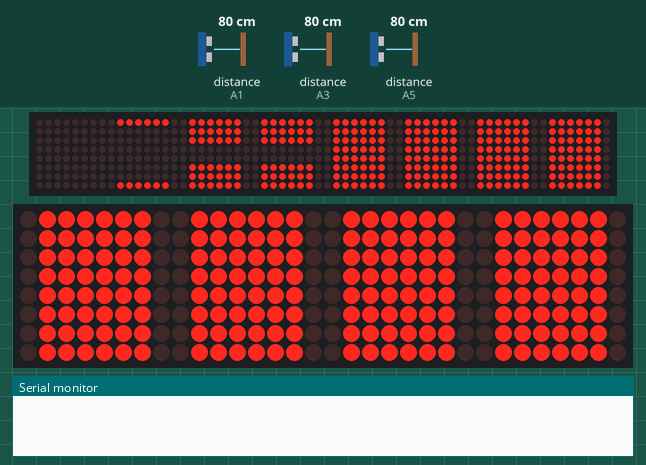
A sketch run on a simulated Arduino Uno, built with avr-gcc and run on an emulated ATmega328P. Parts: 64×8 LED matrix, 32×8 LED matrix, the last lines printed to the serial monitor. Wiring (inferred from the names in the program): 3 × ultrasonic range finder: trigger A0, echo A1 / trigger A2, echo A3 / trigger A4, echo A5. The test bench sets the inputs (shaded band); at power-on: distance to the obstacle (sensors on A1, A3, A5) 80 cm. The echo pulse lasts 58.3 µs per cm.

Above: at 0.95 s.
2.9 s: distance to the obstacle (sensor on A1) set to 54 cm
At 3.98 s:
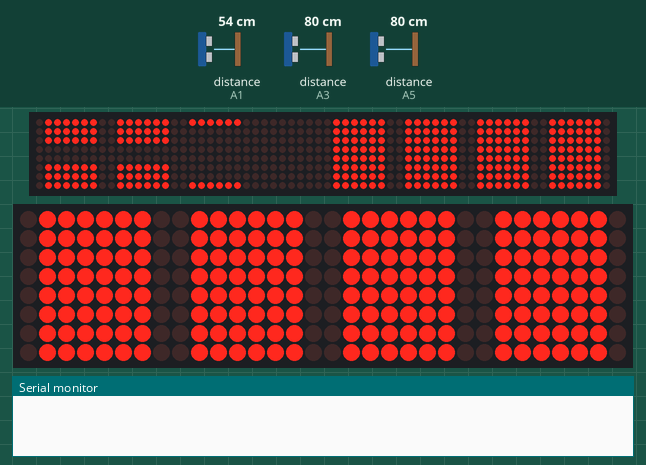
5.6 s: distance to the obstacle (sensor on A1) set to 47 cm
At 6.35 s:
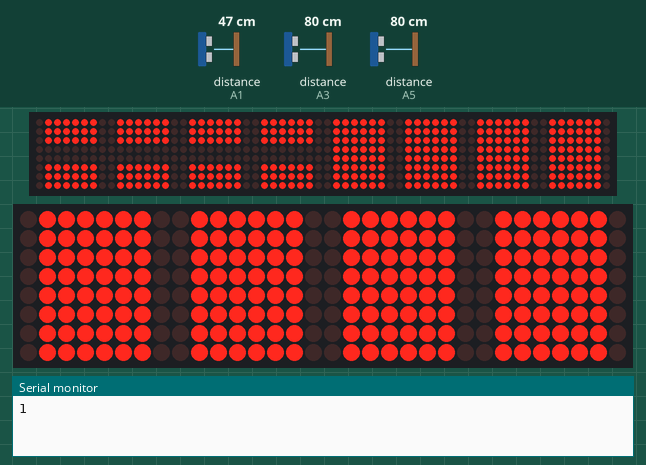
Timing chart, 0 to 8.6 s (numbered marks = the images above; inputs shaded):
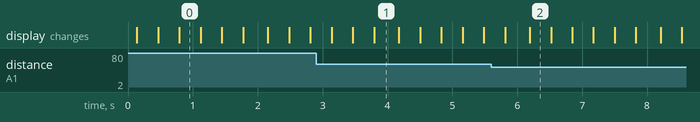

The sketch:

bars_integrated.ino
```cpp
#include "LedControl.h"
LedControl lc = LedControl(13,11,12,8);
LedControl ld = LedControl(10,8,9,4);
const int no_of_ultrasonic = 3;
int trigPin[no_of_ultrasonic] = {A0,A2,A4};
int echoPin[no_of_ultrasonic] = {A1,A3,A5};
int duration[3];
int distance[3];

void setup() {

  Serial.begin (9600);
  for(int i = 0; i < no_of_ultrasonic; i++){
    pinMode(trigPin[i], OUTPUT);
  }
  for(int i = 0; i < no_of_ultrasonic; i++){
    pinMode(echoPin[i], INPUT);
  }

  for (int i = 0; i < 8; ++i) {
  lc.shutdown(i,false);
  // Set the brightness to a medium values
  lc.setIntensity(i, 1);
  // and clear the display
  lc.clearDisplay(i);
  }

  for (int i = 0; i < 8; ++i) {
  ld.shutdown(i,false);
  // Set the brightness to a medium values
  ld.setIntensity(i, 1);
  // and clear the display
  ld.clearDisplay(i);
  }
}

void readsensor(int i){
  int duration1, distance1;
  digitalWrite (trigPin[i], HIGH);
  delayMicroseconds (10);
  digitalWrite (trigPin[i], LOW);
  duration[i] = pulseIn (echoPin[i], HIGH);
  distance[i] = (duration[i]/2) / 29.1;
}

void printsensor(int i){
  Serial.print(i + 1);
  Serial.print(" Sensor: ");
  Serial.print(distance[i]);
  Serial.print("cm    ");
}

void getPosition(){

  if(distance[0] < 50 && distance[1] > 50 && distance[2] > 50){
    Serial.println("1");
  }
  else if((distance[1] < 50 && distance[2] > 50 && distance[0] > 50) || (distance[0] < 50 && distance[1] < 50 && distance[2] < 50)){
    Serial.println("3");
  }
  else if(distance[2] < 50 && distance[1] > 50 && distance[0] > 50){
    Serial.println("5");
  }
  else if(distance[1] < 50 && distance[0] < 50 && distance[2] > 50){
    Serial.println("2");
  }
  else if(distance[1] < 50 && distance[2] < 50 && distance[0] > 50){
    Serial.println("4");
  }
}


byte on = B01111110;

byte h0[] =
{
   B00000000,
   B00000000,
   B00000000,
   B00011000,
   B00011000,
   B00000000,
   B00000000,
   B00000000
};


byte h1[] =
{
   B00000000,
   B00000000,
   B00000000,
   B00000000,
   B00011000,
   B00011000,
   B00000000,
   B00000000
};

byte c[] =
{
   B00000000,
   B00000000,
   B00000000,
   B01100110,
   B01100110,
   B00000000,
   B00000000,
   B00000000
};

byte c0[] =
{
   B00000000,
   B00000000,
   B00000000,
   B01100000,
   B01100110,
   B00000110,
   B00000000,
   B00000000
};

byte c1[] =
{
   B00000000,
   B00000000,
   B00000000,
   B00000110,
   B01100110,
   B01100000,
   B00000000,
   B00000000
};


byte b0[] =
{
   B01111110,
   B01111110,
   B01111110,
   B00000000,
   B00000000,
   B01111110,
   B01111110,
   B01111110
};


byte b1[] =
{
   B01111110,
   B00000000,
   B00000000,
   B00000000,
   B00000000,
   B00000000,
   B00000000,
   B01111110
};

byte b2[] =
{
   B00000000,
   B00000000,
   B00000000,
   B00000000,
   B00000000,
   B00000000,
   B00000000,
   B00000000
};

void loop() {

  /*
   * configurations are changed after every 130ms to produce a moving pattern
   */
    for (int i = 0; i < no_of_ultrasonic; i++){
      readsensor(i);
//      printsensor(i);
    }
//    Serial.println();
    getPosition();
    for (int i = 0; i < 8; i++) {
       lc.setRow(0,i,on);
       lc.setRow(1,i,on);
       lc.setRow(2,i,on);
       lc.setRow(3,i,on);
       ld.setRow(0,i,on);
       ld.setRow(1,i,on);
       ld.setRow(2,i,on);
       ld.setRow(3,i,on);

    }

      for (int i = 0; i < 8; ++i) {
          lc.setRow(7,i,b0[i]);
      }

      for (int i = 0; i < 8; ++i) {
          lc.setRow(6,i,b0[i]);
      }

      for (int i = 0; i < 8; ++i) {
          lc.setRow(5,i,b0[i]);
      }

      for (int i = 0; i < 8; ++i) {
          lc.setRow(4,i,b0[i]);
      }

      delay(300);

      for (int i = 0; i < 8; ++i) {
          lc.setRow(7,i,b1[i]);
      }

      for (int i = 0; i < 8; ++i) {
          lc.setRow(6,i,b0[i]);
      }

      for (int i = 0; i < 8; ++i) {
          lc.setRow(5,i,b0[i]);
      }

      for (int i = 0; i < 8; ++i) {
          lc.setRow(4,i,b0[i]);
      }

      delay(300);

      for (int i = 0; i < 8; ++i) {
          lc.setRow(7,i,b2[i]);
      }

      for (int i = 0; i < 8; ++i) {
          lc.setRow(6,i,b1[i]);
      }

      for (int i = 0; i < 8; ++i) {
          lc.setRow(5,i,b0[i]);
      }

      for (int i = 0; i < 8; ++i) {
          lc.setRow(4,i,b0[i]);
      }

      delay(300);

      for (int i = 0; i < 8; ++i) {
          lc.setRow(7,i,b1[i]);
      }

      for (int i = 0; i < 8; ++i) {
          lc.setRow(6,i,b2[i]);
      }

      for (int i = 0; i < 8; ++i) {
          lc.setRow(5,i,b1[i]);
      }

      for (int i = 0; i < 8; ++i) {
          lc.setRow(4,i,b0[i]);
      }

      delay(300);

      for (int i = 0; i < 8; ++i) {
          lc.setRow(7,i,b0[i]);
      }

      for (int i = 0; i < 8; ++i) {
          lc.setRow(6,i,b1[i]);
      }

      for (int i = 0; i < 8; ++i) {
          lc.setRow(5,i,b2[i]);
      }

      for (int i = 0; i < 8; ++i) {
          lc.setRow(4,i,b1[i]);
      }

      delay(300);

      for (int i = 0; i < 8; ++i) {
          lc.setRow(7,i,b0[i]);
      }

      for (int i = 0; i < 8; ++i) {
          lc.setRow(6,i,b0[i]);
      }

      for (int i = 0; i < 8; ++i) {
          lc.setRow(5,i,b1[i]);
      }

      for (int i = 0; i < 8; ++i) {
          lc.setRow(4,i,b2[i]);
      }

      delay(300);

}
```

Measured:
- the behaviour switches between 51 and 50 cm on distance to the obstacle (sensor on A1) (found by bisection; images 1 and 2)
